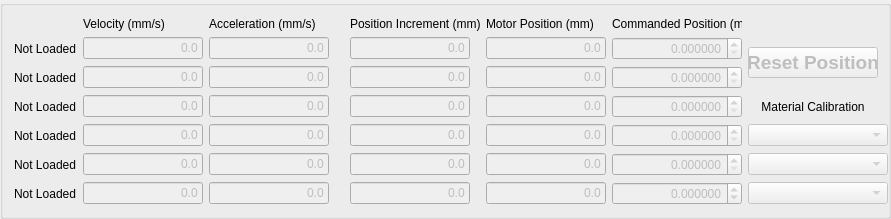
   <widget class="QGroupBox" name="gridGroupBox">
    <property name="geometry">
     <rect>
      <x>10</x>
      <y>80</y>
      <width>891</width>
      <height>201</height>
     </rect>
    </property>
    <property name="minimumSize">
     <size>
      <width>721</width>
      <height>0</height>
     </size>
    </property>
    <layout class="QGridLayout" name="_2">
     <item row="1" column="0">
      <widget class="QLabel" name="label">
       <property name="text">
        <string>Not Loaded</string>
       </property>
      </widget>
     </item>
     <item row="1" column="6">
      <widget class="QDoubleSpinBox" name="doubleSpinBox_2">
       <property name="enabled">
        <bool>false</bool>
       </property>
       <property name="sizePolicy">
        <sizepolicy hsizetype="Maximum" vsizetype="Fixed">
         <horstretch>0</horstretch>
         <verstretch>0</verstretch>
        </sizepolicy>
       </property>
       <property name="minimumSize">
        <size>
         <width>130</width>
         <height>0</height>
        </size>
       </property>
       <property name="alignment">
        <set>Qt::AlignRight|Qt::AlignTrailing|Qt::AlignVCenter</set>
       </property>
       <property name="decimals">
        <number>6</number>
       </property>
      </widget>
     </item>
     <item row="1" column="5">
      <widget class="QLineEdit" name="lineEdit_2">
       <property name="enabled">
        <bool>false</bool>
       </property>
       <property name="sizePolicy">
        <sizepolicy hsizetype="Maximum" vsizetype="Fixed">
         <horstretch>0</horstretch>
         <verstretch>0</verstretch>
        </sizepolicy>
       </property>
       <property name="minimumSize">
        <size>
         <width>120</width>
         <height>0</height>
        </size>
       </property>
       <property name="maximumSize">
        <size>
         <width>50</width>
         <height>16777215</height>
        </size>
       </property>
       <property name="focusPolicy">
        <enum>Qt::NoFocus</enum>
       </property>
       <property name="autoFillBackground">
        <bool>false</bool>
       </property>
       <property name="text">
        <string>0.0</string>
       </property>
       <property name="alignment">
        <set>Qt::AlignRight|Qt::AlignTrailing|Qt::AlignVCenter</set>
       </property>
       <property name="readOnly">
        <bool>true</bool>
       </property>
      </widget>
     </item>
     <item row="1" column="3">
      <spacer name="horizontalSpacer">
       <property name="orientation">
        <enum>Qt::Horizontal</enum>
       </property>
       <property name="sizeType">
        <enum>QSizePolicy::Fixed</enum>
       </property>
       <property name="sizeHint" stdset="0">
        <size>
         <width>15</width>
         <height>20</height>
        </size>
       </property>
      </spacer>
     </item>
     <item row="1" column="4">
      <widget class="QLineEdit" name="lineEdit_3">
       <property name="enabled">
        <bool>false</bool>
       </property>
       <property name="sizePolicy">
        <sizepolicy hsizetype="Maximum" vsizetype="Fixed">
         <horstretch>0</horstretch>
         <verstretch>0</verstretch>
        </sizepolicy>
       </property>
       <property name="minimumSize">
        <size>
         <width>120</width>
         <height>0</height>
        </size>
       </property>
       <property name="maximumSize">
        <size>
         <width>50</width>
         <height>16777215</height>
        </size>
       </property>
       <property name="text">
        <string>0.0</string>
       </property>
       <property name="alignment">
        <set>Qt::AlignRight|Qt::AlignTrailing|Qt::AlignVCenter</set>
       </property>
      </widget>
     </item>
     <item row="1" column="2">
      <widget class="QLineEdit" name="lineEdit_4">
       <property name="enabled">
        <bool>false</bool>
       </property>
       <property name="sizePolicy">
        <sizepolicy hsizetype="Maximum" vsizetype="Fixed">
         <horstretch>0</horstretch>
         <verstretch>0</verstretch>
        </sizepolicy>
       </property>
       <property name="minimumSize">
        <size>
         <width>120</width>
         <height>0</height>
        </size>
       </property>
       <property name="maximumSize">
        <size>
         <width>50</width>
         <height>16777215</height>
        </size>
       </property>
       <property name="text">
        <string>0.0</string>
       </property>
       <property name="alignment">
        <set>Qt::AlignRight|Qt::AlignTrailing|Qt::AlignVCenter</set>
       </property>
      </widget>
     </item>
     <item row="1" column="1">
      <widget class="QLineEdit" name="lineEdit_5">
       <property name="enabled">
        <bool>false</bool>
       </property>
       <property name="sizePolicy">
        <sizepolicy hsizetype="Maximum" vsizetype="Fixed">
         <horstretch>0</horstretch>
         <verstretch>0</verstretch>
        </sizepolicy>
       </property>
       <property name="minimumSize">
        <size>
         <width>120</width>
         <height>0</height>
        </size>
       </property>
       <property name="maximumSize">
        <size>
         <width>50</width>
         <height>16777215</height>
        </size>
       </property>
       <property name="text">
        <string>0.0</string>
       </property>
       <property name="alignment">
        <set>Qt::AlignRight|Qt::AlignTrailing|Qt::AlignVCenter</set>
       </property>
      </widget>
     </item>
     <item row="2" column="0">
      <widget class="QLabel" name="label_2">
       <property name="text">
        <string>Not Loaded</string>
       </property>
      </widget>
     </item>
     <item row="3" column="0">
      <widget class="QLabel" name="label_3">
       <property name="text">
        <string>Not Loaded</string>
       </property>
      </widget>
     </item>
     <item row="6" column="0">
      <widget class="QLabel" name="label_4">
       <property name="text">
        <string>Not Loaded</string>
       </property>
      </widget>
     </item>
     <item row="8" column="0">
      <widget class="QLabel" name="label_5">
       <property name="text">
        <string>Not Loaded</string>
       </property>
      </widget>
     </item>
     <item row="7" column="0">
      <widget class="QLabel" name="label_6">
       <property name="text">
        <string>Not Loaded</string>
       </property>
      </widget>
     </item>
     <item row="2" column="1">
      <widget class="QLineEdit" name="lineEdit_9">
       <property name="enabled">
        <bool>false</bool>
       </property>
       <property name="sizePolicy">
        <sizepolicy hsizetype="Maximum" vsizetype="Fixed">
         <horstretch>0</horstretch>
         <verstretch>0</verstretch>
        </sizepolicy>
       </property>
       <property name="minimumSize">
        <size>
         <width>120</width>
         <height>0</height>
        </size>
       </property>
       <property name="maximumSize">
        <size>
         <width>50</width>
         <height>16777215</height>
        </size>
       </property>
       <property name="text">
        <string>0.0</string>
       </property>
       <property name="alignment">
        <set>Qt::AlignRight|Qt::AlignTrailing|Qt::AlignVCenter</set>
       </property>
      </widget>
     </item>
     <item row="2" column="2">
      <widget class="QLineEdit" name="lineEdit_6">
       <property name="enabled">
        <bool>false</bool>
       </property>
       <property name="sizePolicy">
        <sizepolicy hsizetype="Maximum" vsizetype="Fixed">
         <horstretch>0</horstretch>
         <verstretch>0</verstretch>
        </sizepolicy>
       </property>
       <property name="minimumSize">
        <size>
         <width>120</width>
         <height>0</height>
        </size>
       </property>
       <property name="maximumSize">
        <size>
         <width>50</width>
         <height>16777215</height>
        </size>
       </property>
       <property name="text">
        <string>0.0</string>
       </property>
       <property name="alignment">
        <set>Qt::AlignRight|Qt::AlignTrailing|Qt::AlignVCenter</set>
       </property>
      </widget>
     </item>
     <item row="2" column="3">
      <spacer name="horizontalSpacer_2">
       <property name="orientation">
        <enum>Qt::Horizontal</enum>
       </property>
       <property name="sizeType">
        <enum>QSizePolicy::Fixed</enum>
       </property>
       <property name="sizeHint" stdset="0">
        <size>
         <width>15</width>
         <height>20</height>
        </size>
       </property>
      </spacer>
     </item>
     <item row="2" column="4">
      <widget class="QLineEdit" name="lineEdit_7">
       <property name="enabled">
        <bool>false</bool>
       </property>
       <property name="sizePolicy">
        <sizepolicy hsizetype="Maximum" vsizetype="Fixed">
         <horstretch>0</horstretch>
         <verstretch>0</verstretch>
        </sizepolicy>
       </property>
       <property name="minimumSize">
        <size>
         <width>120</width>
         <height>0</height>
        </size>
       </property>
       <property name="maximumSize">
        <size>
         <width>50</width>
         <height>16777215</height>
        </size>
       </property>
       <property name="text">
        <string>0.0</string>
       </property>
       <property name="alignment">
        <set>Qt::AlignRight|Qt::AlignTrailing|Qt::AlignVCenter</set>
       </property>
      </widget>
     </item>
     <item row="2" column="5">
      <widget class="QLineEdit" name="lineEdit_8">
       <property name="enabled">
        <bool>false</bool>
       </property>
       <property name="sizePolicy">
        <sizepolicy hsizetype="Maximum" vsizetype="Fixed">
         <horstretch>0</horstretch>
         <verstretch>0</verstretch>
        </sizepolicy>
       </property>
       <property name="minimumSize">
        <size>
         <width>120</width>
         <height>0</height>
        </size>
       </property>
       <property name="maximumSize">
        <size>
         <width>50</width>
         <height>16777215</height>
        </size>
       </property>
       <property name="focusPolicy">
        <enum>Qt::NoFocus</enum>
       </property>
       <property name="autoFillBackground">
        <bool>false</bool>
       </property>
       <property name="text">
        <string>0.0</string>
       </property>
       <property name="alignment">
        <set>Qt::AlignRight|Qt::AlignTrailing|Qt::AlignVCenter</set>
       </property>
       <property name="readOnly">
        <bool>true</bool>
       </property>
      </widget>
     </item>
     <item row="2" column="6">
      <widget class="QDoubleSpinBox" name="doubleSpinBox_3">
       <property name="enabled">
        <bool>false</bool>
       </property>
       <property name="sizePolicy">
        <sizepolicy hsizetype="Maximum" vsizetype="Fixed">
         <horstretch>0</horstretch>
         <verstretch>0</verstretch>
        </sizepolicy>
       </property>
       <property name="minimumSize">
        <size>
         <width>130</width>
         <height>0</height>
        </size>
       </property>
       <property name="alignment">
        <set>Qt::AlignRight|Qt::AlignTrailing|Qt::AlignVCenter</set>
       </property>
       <property name="decimals">
        <number>6</number>
       </property>
      </widget>
     </item>
     <item row="3" column="1">
      <widget class="QLineEdit" name="lineEdit_13">
       <property name="enabled">
        <bool>false</bool>
       </property>
       <property name="sizePolicy">
        <sizepolicy hsizetype="Maximum" vsizetype="Fixed">
         <horstretch>0</horstretch>
         <verstretch>0</verstretch>
        </sizepolicy>
       </property>
       <property name="minimumSize">
        <size>
         <width>120</width>
         <height>0</height>
        </size>
       </property>
       <property name="maximumSize">
        <size>
         <width>50</width>
         <height>16777215</height>
        </size>
       </property>
       <property name="text">
        <string>0.0</string>
       </property>
       <property name="alignment">
        <set>Qt::AlignRight|Qt::AlignTrailing|Qt::AlignVCenter</set>
       </property>
      </widget>
     </item>
     <item row="3" column="2">
      <widget class="QLineEdit" name="lineEdit_10">
       <property name="enabled">
        <bool>false</bool>
       </property>
       <property name="sizePolicy">
        <sizepolicy hsizetype="Maximum" vsizetype="Fixed">
         <horstretch>0</horstretch>
         <verstretch>0</verstretch>
        </sizepolicy>
       </property>
       <property name="minimumSize">
        <size>
         <width>120</width>
         <height>0</height>
        </size>
       </property>
       <property name="maximumSize">
        <size>
         <width>50</width>
         <height>16777215</height>
        </size>
       </property>
       <property name="text">
        <string>0.0</string>
       </property>
       <property name="alignment">
        <set>Qt::AlignRight|Qt::AlignTrailing|Qt::AlignVCenter</set>
       </property>
      </widget>
     </item>
     <item row="3" column="3">
      <spacer name="horizontalSpacer_3">
       <property name="orientation">
        <enum>Qt::Horizontal</enum>
       </property>
       <property name="sizeType">
        <enum>QSizePolicy::Fixed</enum>
       </property>
       <property name="sizeHint" stdset="0">
        <size>
         <width>15</width>
         <height>20</height>
        </size>
       </property>
      </spacer>
     </item>
     <item row="3" column="4">
      <widget class="QLineEdit" name="lineEdit_11">
       <property name="enabled">
        <bool>false</bool>
       </property>
       <property name="sizePolicy">
        <sizepolicy hsizetype="Maximum" vsizetype="Fixed">
         <horstretch>0</horstretch>
         <verstretch>0</verstretch>
        </sizepolicy>
       </property>
       <property name="minimumSize">
        <size>
         <width>120</width>
         <height>0</height>
        </size>
       </property>
       <property name="maximumSize">
        <size>
         <width>50</width>
         <height>16777215</height>
        </size>
       </property>
       <property name="text">
        <string>0.0</string>
       </property>
       <property name="alignment">
        <set>Qt::AlignRight|Qt::AlignTrailing|Qt::AlignVCenter</set>
       </property>
      </widget>
     </item>
     <item row="3" column="5">
      <widget class="QLineEdit" name="lineEdit_12">
       <property name="enabled">
        <bool>false</bool>
       </property>
       <property name="sizePolicy">
        <sizepolicy hsizetype="Maximum" vsizetype="Fixed">
         <horstretch>0</horstretch>
         <verstretch>0</verstretch>
        </sizepolicy>
       </property>
       <property name="minimumSize">
        <size>
         <width>120</width>
         <height>0</height>
        </size>
       </property>
       <property name="maximumSize">
        <size>
         <width>50</width>
         <height>16777215</height>
        </size>
       </property>
       <property name="focusPolicy">
        <enum>Qt::NoFocus</enum>
       </property>
       <property name="autoFillBackground">
        <bool>false</bool>
       </property>
       <property name="text">
        <string>0.0</string>
       </property>
       <property name="alignment">
        <set>Qt::AlignRight|Qt::AlignTrailing|Qt::AlignVCenter</set>
       </property>
       <property name="readOnly">
        <bool>true</bool>
       </property>
      </widget>
     </item>
     <item row="3" column="6">
      <widget class="QDoubleSpinBox" name="doubleSpinBox_4">
       <property name="enabled">
        <bool>false</bool>
       </property>
       <property name="sizePolicy">
        <sizepolicy hsizetype="Maximum" vsizetype="Fixed">
         <horstretch>0</horstretch>
         <verstretch>0</verstretch>
        </sizepolicy>
       </property>
       <property name="minimumSize">
        <size>
         <width>130</width>
         <height>0</height>
        </size>
       </property>
       <property name="alignment">
        <set>Qt::AlignRight|Qt::AlignTrailing|Qt::AlignVCenter</set>
       </property>
       <property name="decimals">
        <number>6</number>
       </property>
      </widget>
     </item>
     <item row="6" column="1">
      <widget class="QLineEdit" name="lineEdit_17">
       <property name="enabled">
        <bool>false</bool>
       </property>
       <property name="sizePolicy">
        <sizepolicy hsizetype="Maximum" vsizetype="Fixed">
         <horstretch>0</horstretch>
         <verstretch>0</verstretch>
        </sizepolicy>
       </property>
       <property name="minimumSize">
        <size>
         <width>120</width>
         <height>0</height>
        </size>
       </property>
       <property name="maximumSize">
        <size>
         <width>50</width>
         <height>16777215</height>
        </size>
       </property>
       <property name="text">
        <string>0.0</string>
       </property>
       <property name="alignment">
        <set>Qt::AlignRight|Qt::AlignTrailing|Qt::AlignVCenter</set>
       </property>
      </widget>
     </item>
     <item row="6" column="2">
      <widget class="QLineEdit" name="lineEdit_14">
       <property name="enabled">
        <bool>false</bool>
       </property>
       <property name="sizePolicy">
        <sizepolicy hsizetype="Maximum" vsizetype="Fixed">
         <horstretch>0</horstretch>
         <verstretch>0</verstretch>
        </sizepolicy>
       </property>
       <property name="minimumSize">
        <size>
         <width>120</width>
         <height>0</height>
        </size>
       </property>
       <property name="maximumSize">
        <size>
         <width>50</width>
         <height>16777215</height>
        </size>
       </property>
       <property name="text">
        <string>0.0</string>
       </property>
       <property name="alignment">
        <set>Qt::AlignRight|Qt::AlignTrailing|Qt::AlignVCenter</set>
       </property>
      </widget>
     </item>
     <item row="6" column="3">
      <spacer name="horizontalSpacer_4">
       <property name="orientation">
        <enum>Qt::Horizontal</enum>
       </property>
       <property name="sizeType">
        <enum>QSizePolicy::Fixed</enum>
       </property>
       <property name="sizeHint" stdset="0">
        <size>
         <width>15</width>
         <height>20</height>
        </size>
       </property>
      </spacer>
     </item>
     <item row="6" column="4">
      <widget class="QLineEdit" name="lineEdit_15">
       <property name="enabled">
        <bool>false</bool>
       </property>
       <property name="sizePolicy">
        <sizepolicy hsizetype="Maximum" vsizetype="Fixed">
         <horstretch>0</horstretch>
         <verstretch>0</verstretch>
        </sizepolicy>
       </property>
       <property name="minimumSize">
        <size>
         <width>120</width>
         <height>0</height>
        </size>
       </property>
       <property name="maximumSize">
        <size>
         <width>50</width>
         <height>16777215</height>
        </size>
       </property>
       <property name="text">
        <string>0.0</string>
       </property>
       <property name="alignment">
        <set>Qt::AlignRight|Qt::AlignTrailing|Qt::AlignVCenter</set>
       </property>
      </widget>
     </item>
     <item row="6" column="5">
      <widget class="QLineEdit" name="lineEdit_16">
       <property name="enabled">
        <bool>false</bool>
       </property>
       <property name="sizePolicy">
        <sizepolicy hsizetype="Maximum" vsizetype="Fixed">
         <horstretch>0</horstretch>
         <verstretch>0</verstretch>
        </sizepolicy>
       </property>
       <property name="minimumSize">
        <size>
         <width>120</width>
         <height>0</height>
        </size>
       </property>
       <property name="maximumSize">
        <size>
         <width>50</width>
         <height>16777215</height>
        </size>
       </property>
       <property name="focusPolicy">
        <enum>Qt::NoFocus</enum>
       </property>
       <property name="autoFillBackground">
        <bool>false</bool>
       </property>
       <property name="text">
        <string>0.0</string>
       </property>
       <property name="alignment">
        <set>Qt::AlignRight|Qt::AlignTrailing|Qt::AlignVCenter</set>
       </property>
       <property name="readOnly">
        <bool>true</bool>
       </property>
      </widget>
     </item>
     <item row="6" column="6">
      <widget class="QDoubleSpinBox" name="doubleSpinBox_5">
       <property name="enabled">
        <bool>false</bool>
       </property>
       <property name="sizePolicy">
        <sizepolicy hsizetype="Maximum" vsizetype="Fixed">
         <horstretch>0</horstretch>
         <verstretch>0</verstretch>
        </sizepolicy>
       </property>
       <property name="minimumSize">
        <size>
         <width>130</width>
         <height>0</height>
        </size>
       </property>
       <property name="alignment">
        <set>Qt::AlignRight|Qt::AlignTrailing|Qt::AlignVCenter</set>
       </property>
       <property name="decimals">
        <number>6</number>
       </property>
      </widget>
     </item>
     <item row="7" column="1">
      <widget class="QLineEdit" name="lineEdit_21">
       <property name="enabled">
        <bool>false</bool>
       </property>
       <property name="sizePolicy">
        <sizepolicy hsizetype="Maximum" vsizetype="Fixed">
         <horstretch>0</horstretch>
         <verstretch>0</verstretch>
        </sizepolicy>
       </property>
       <property name="minimumSize">
        <size>
         <width>120</width>
         <height>0</height>
        </size>
       </property>
       <property name="maximumSize">
        <size>
         <width>50</width>
         <height>16777215</height>
        </size>
       </property>
       <property name="text">
        <string>0.0</string>
       </property>
       <property name="alignment">
        <set>Qt::AlignRight|Qt::AlignTrailing|Qt::AlignVCenter</set>
       </property>
      </widget>
     </item>
     <item row="7" column="2">
      <widget class="QLineEdit" name="lineEdit_18">
       <property name="enabled">
        <bool>false</bool>
       </property>
       <property name="sizePolicy">
        <sizepolicy hsizetype="Maximum" vsizetype="Fixed">
         <horstretch>0</horstretch>
         <verstretch>0</verstretch>
        </sizepolicy>
       </property>
       <property name="minimumSize">
        <size>
         <width>120</width>
         <height>0</height>
        </size>
       </property>
       <property name="maximumSize">
        <size>
         <width>50</width>
         <height>16777215</height>
        </size>
       </property>
       <property name="text">
        <string>0.0</string>
       </property>
       <property name="alignment">
        <set>Qt::AlignRight|Qt::AlignTrailing|Qt::AlignVCenter</set>
       </property>
      </widget>
     </item>
     <item row="7" column="4">
      <widget class="QLineEdit" name="lineEdit_19">
       <property name="enabled">
        <bool>false</bool>
       </property>
       <property name="sizePolicy">
        <sizepolicy hsizetype="Maximum" vsizetype="Fixed">
         <horstretch>0</horstretch>
         <verstretch>0</verstretch>
        </sizepolicy>
       </property>
       <property name="minimumSize">
        <size>
         <width>120</width>
         <height>0</height>
        </size>
       </property>
       <property name="maximumSize">
        <size>
         <width>50</width>
         <height>16777215</height>
        </size>
       </property>
       <property name="text">
        <string>0.0</string>
       </property>
       <property name="alignment">
        <set>Qt::AlignRight|Qt::AlignTrailing|Qt::AlignVCenter</set>
       </property>
      </widget>
     </item>
     <item row="7" column="3">
      <spacer name="horizontalSpacer_5">
       <property name="orientation">
        <enum>Qt::Horizontal</enum>
       </property>
       <property name="sizeType">
        <enum>QSizePolicy::Fixed</enum>
       </property>
       <property name="sizeHint" stdset="0">
        <size>
         <width>15</width>
         <height>20</height>
        </size>
       </property>
      </spacer>
     </item>
     <item row="7" column="5">
      <widget class="QLineEdit" name="lineEdit_20">
       <property name="enabled">
        <bool>false</bool>
       </property>
       <property name="sizePolicy">
        <sizepolicy hsizetype="Maximum" vsizetype="Fixed">
         <horstretch>0</horstretch>
         <verstretch>0</verstretch>
        </sizepolicy>
       </property>
       <property name="minimumSize">
        <size>
         <width>120</width>
         <height>0</height>
        </size>
       </property>
       <property name="maximumSize">
        <size>
         <width>50</width>
         <height>16777215</height>
        </size>
       </property>
       <property name="focusPolicy">
        <enum>Qt::NoFocus</enum>
       </property>
       <property name="autoFillBackground">
        <bool>false</bool>
       </property>
       <property name="text">
        <string>0.0</string>
       </property>
       <property name="alignment">
        <set>Qt::AlignRight|Qt::AlignTrailing|Qt::AlignVCenter</set>
       </property>
       <property name="readOnly">
        <bool>true</bool>
       </property>
      </widget>
     </item>
     <item row="7" column="6">
      <widget class="QDoubleSpinBox" name="doubleSpinBox_6">
       <property name="enabled">
        <bool>false</bool>
       </property>
       <property name="sizePolicy">
        <sizepolicy hsizetype="Maximum" vsizetype="Fixed">
         <horstretch>0</horstretch>
         <verstretch>0</verstretch>
        </sizepolicy>
       </property>
       <property name="minimumSize">
        <size>
         <width>130</width>
         <height>0</height>
        </size>
       </property>
       <property name="alignment">
        <set>Qt::AlignRight|Qt::AlignTrailing|Qt::AlignVCenter</set>
       </property>
       <property name="decimals">
        <number>6</number>
       </property>
      </widget>
     </item>
     <item row="8" column="1">
      <widget class="QLineEdit" name="lineEdit_22">
       <property name="enabled">
        <bool>false</bool>
       </property>
       <property name="sizePolicy">
        <sizepolicy hsizetype="Maximum" vsizetype="Fixed">
         <horstretch>0</horstretch>
         <verstretch>0</verstretch>
        </sizepolicy>
       </property>
       <property name="minimumSize">
        <size>
         <width>120</width>
         <height>0</height>
        </size>
       </property>
       <property name="maximumSize">
        <size>
         <width>50</width>
         <height>16777215</height>
        </size>
       </property>
       <property name="text">
        <string>0.0</string>
       </property>
       <property name="alignment">
        <set>Qt::AlignRight|Qt::AlignTrailing|Qt::AlignVCenter</set>
       </property>
      </widget>
     </item>
     <item row="8" column="2">
      <widget class="QLineEdit" name="lineEdit_23">
       <property name="enabled">
        <bool>false</bool>
       </property>
       <property name="sizePolicy">
        <sizepolicy hsizetype="Maximum" vsizetype="Fixed">
         <horstretch>0</horstretch>
         <verstretch>0</verstretch>
        </sizepolicy>
       </property>
       <property name="minimumSize">
        <size>
         <width>120</width>
         <height>0</height>
        </size>
       </property>
       <property name="maximumSize">
        <size>
         <width>50</width>
         <height>16777215</height>
        </size>
       </property>
       <property name="text">
        <string>0.0</string>
       </property>
       <property name="alignment">
        <set>Qt::AlignRight|Qt::AlignTrailing|Qt::AlignVCenter</set>
       </property>
      </widget>
     </item>
     <item row="8" column="3">
      <spacer name="horizontalSpacer_6">
       <property name="orientation">
        <enum>Qt::Horizontal</enum>
       </property>
       <property name="sizeType">
        <enum>QSizePolicy::Fixed</enum>
       </property>
       <property name="sizeHint" stdset="0">
        <size>
         <width>15</width>
         <height>20</height>
        </size>
       </property>
      </spacer>
     </item>
     <item row="8" column="4">
      <widget class="QLineEdit" name="lineEdit_24">
       <property name="enabled">
        <bool>false</bool>
       </property>
       <property name="sizePolicy">
        <sizepolicy hsizetype="Maximum" vsizetype="Fixed">
         <horstretch>0</horstretch>
         <verstretch>0</verstretch>
        </sizepolicy>
       </property>
       <property name="minimumSize">
        <size>
         <width>120</width>
         <height>0</height>
        </size>
       </property>
       <property name="maximumSize">
        <size>
         <width>50</width>
         <height>16777215</height>
        </size>
       </property>
       <property name="text">
        <string>0.0</string>
       </property>
       <property name="alignment">
        <set>Qt::AlignRight|Qt::AlignTrailing|Qt::AlignVCenter</set>
       </property>
      </widget>
     </item>
     <item row="8" column="5">
      <widget class="QLineEdit" name="lineEdit_25">
       <property name="enabled">
        <bool>false</bool>
       </property>
       <property name="sizePolicy">
        <sizepolicy hsizetype="Maximum" vsizetype="Fixed">
         <horstretch>0</horstretch>
         <verstretch>0</verstretch>
        </sizepolicy>
       </property>
       <property name="minimumSize">
        <size>
         <width>120</width>
         <height>0</height>
        </size>
       </property>
       <property name="maximumSize">
        <size>
         <width>50</width>
         <height>16777215</height>
        </size>
       </property>
       <property name="font">
        <font>
         <underline>false</underline>
        </font>
       </property>
       <property name="focusPolicy">
        <enum>Qt::NoFocus</enum>
       </property>
       <property name="autoFillBackground">
        <bool>false</bool>
       </property>
       <property name="inputMask">
        <string/>
       </property>
       <property name="text">
        <string>0.0</string>
       </property>
       <property name="alignment">
        <set>Qt::AlignRight|Qt::AlignTrailing|Qt::AlignVCenter</set>
       </property>
       <property name="dragEnabled">
        <bool>false</bool>
       </property>
       <property name="readOnly">
        <bool>true</bool>
       </property>
      </widget>
     </item>
     <item row="8" column="6">
      <widget class="QDoubleSpinBox" name="doubleSpinBox_7">
       <property name="enabled">
        <bool>false</bool>
       </property>
       <property name="sizePolicy">
        <sizepolicy hsizetype="Maximum" vsizetype="Fixed">
         <horstretch>0</horstretch>
         <verstretch>0</verstretch>
        </sizepolicy>
       </property>
       <property name="minimumSize">
        <size>
         <width>130</width>
         <height>0</height>
        </size>
       </property>
       <property name="alignment">
        <set>Qt::AlignRight|Qt::AlignTrailing|Qt::AlignVCenter</set>
       </property>
       <property name="decimals">
        <number>6</number>
       </property>
       <property name="minimum">
        <double>-100.000000000000000</double>
       </property>
       <property name="maximum">
        <double>100.000000000000000</double>
       </property>
       <property name="singleStep">
        <double>1.000000000000000</double>
       </property>
      </widget>
     </item>
     <item row="0" column="1">
      <widget class="QLabel" name="label_7">
       <property name="text">
        <string>Velocity (mm/s)</string>
       </property>
      </widget>
     </item>
     <item row="0" column="2">
      <widget class="QLabel" name="label_8">
       <property name="text">
        <string>Acceleration (mm/s)</string>
       </property>
      </widget>
     </item>
     <item row="0" column="4">
      <widget class="QLabel" name="label_9">
       <property name="text">
        <string>Position Increment (mm)</string>
       </property>
      </widget>
     </item>
     <item row="0" column="5">
      <widget class="QLabel" name="label_10">
       <property name="text">
        <string>Motor Position (mm)</string>
       </property>
      </widget>
     </item>
     <item row="0" column="6">
      <widget class="QLabel" name="label_11">
       <property name="text">
        <string>Commanded Position (mm)</string>
       </property>
      </widget>
     </item>
     <item row="6" column="7">
      <widget class="QComboBox" name="comboBox">
       <property name="enabled">
        <bool>false</bool>
       </property>
       <property name="sizePolicy">
        <sizepolicy hsizetype="Maximum" vsizetype="Fixed">
         <horstretch>0</horstretch>
         <verstretch>0</verstretch>
        </sizepolicy>
       </property>
       <property name="minimumSize">
        <size>
         <width>140</width>
         <height>0</height>
        </size>
       </property>
      </widget>
     </item>
     <item row="7" column="7">
      <widget class="QComboBox" name="comboBox_2">
       <property name="enabled">
        <bool>false</bool>
       </property>
       <property name="sizePolicy">
        <sizepolicy hsizetype="Maximum" vsizetype="Fixed">
         <horstretch>0</horstretch>
         <verstretch>0</verstretch>
        </sizepolicy>
       </property>
       <property name="minimumSize">
        <size>
         <width>140</width>
         <height>0</height>
        </size>
       </property>
      </widget>
     </item>
     <item row="8" column="7">
      <widget class="QComboBox" name="comboBox_3">
       <property name="enabled">
        <bool>false</bool>
       </property>
       <property name="sizePolicy">
        <sizepolicy hsizetype="Maximum" vsizetype="Fixed">
         <horstretch>0</horstretch>
         <verstretch>0</verstretch>
        </sizepolicy>
       </property>
       <property name="minimumSize">
        <size>
         <width>140</width>
         <height>0</height>
        </size>
       </property>
      </widget>
     </item>
     <item row="3" column="7">
      <widget class="QLabel" name="label_12">
       <property name="text">
        <string>Material Calibration</string>
       </property>
       <property name="alignment">
        <set>Qt::AlignCenter</set>
       </property>
      </widget>
     </item>
     <item row="1" column="7" rowspan="2">
      <widget class="QPushButton" name="pushButton_3">
       <property name="enabled">
        <bool>false</bool>
       </property>
       <property name="font">
        <font>
         <pointsize>14</pointsize>
         <weight>75</weight>
         <bold>true</bold>
        </font>
       </property>
       <property name="text">
        <string>Reset Position</string>
       </property>
      </widget>
     </item>
    </layout>
   </widget>
